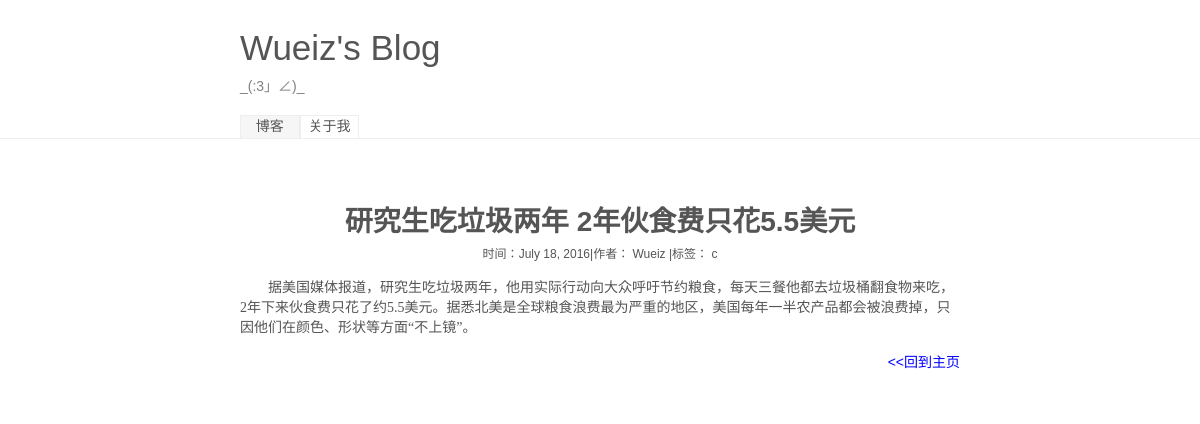
/article/7, run on the app's committed database.
### myblog/models.py (models this page shows, shortened)
class article(models.Model):
    title = models.CharField('标题',max_length=200)
    article_info = models.TextField('简介',max_length=200,null=True)
    content = models.TextField('内容',max_length=10000)
    date = models.DateField('日期')
    author = models.ManyToManyField('author')
    tag = models.ManyToManyField('tag')
    recommond = models.BooleanField('推荐',default=False)
    class Meta:
        verbose_name = '文章'
        verbose_name_plural = verbose_name
        ordering = ['-date']

class author(models.Model):
    name = models.CharField('作者名',max_length=10)
    email = models.EmailField('邮箱')
    class Meta:
        verbose_name = '作者'
        verbose_name_plural = verbose_name

class tag(models.Model):
    name = models.CharField('标签名',max_length=10)
    class Meta:
        verbose_name = '标签'
        verbose_name_plural = verbose_name

### myblog/views.py (the view)
# urls.py: url(r'^article/(?P<art_id>\d+)',get_article,name='article'),
def get_article(requests,art_id):
    art = article.objects.get(id=art_id)
    return render(requests,'show.html',{
        'art_title':art.title,'art_date':art.date,'art_author':art.author.all(),'art_tag':art.tag.all(),'art_content':art.content,
        })

### myblog/templates/show.html (shortened to what this page needs)
<html>
<head>
</head>
{% load staticfiles %}
<link rel="stylesheet" type="text/css" href="{% static "css/show_style.css" %}">
<link rel="stylesheet" type="text/css" href="{% static "css/reset.css" %}">
<body>
	<header class='blog_header'>
		<div class='top_fixed'>
			<p class="blog_name">Wueiz's Blog</p>
			<p class="blog_info">_(:3」∠)_</p>
			<a href="{% url 'index' %}" class='top_button choice' title='我的博客'>博客</a><a href="#" class='top_button ' title='关于我'>关于我</a>
		</div>
	</header>
	<main class='blog_main'>
		<div class="show_place">
			<p class="show_title">{{ art_title }}</p>
			<p class="show_detail">时间：{{ art_date }}|作者：{% for auth in art_author %} {{ auth.name }} {% endfor %}|标签：{% for tag in art_tag %} <a href='/tag/{{ tag.id }}'>{{ tag.name }}</a>{% endfor %}</p>
			<p class="show_content">{{ art_content|safe }}</p>
			<a href="{% url 'index' %}" class="back">&lt&lt回到主页</a>
		</div>
	</main>
</body>
</html>

### myblog/static/css/show_style.css (style rules this page uses)
html,body { width: 100%; height: 100%; }
.blog_header { height: 138px; width: 100%; border-bottom: 1px solid #eee; }
.top_fixed { width: 80%; margin-left:20%; height: 110px; padding-top: 28px; }
.blog_name { font-size: 2.5em; font-weight: blod; margin-bottom: 7px; }
.blog_info { color:gray; margin-bottom: 20px; }
.top_button { display: inline-block; height: 20%; line-height: 1.5; width: 6%; text-align: center; margin: 0; border:1px solid #eee; text-decoration: none; }
.choice { background-color: #F6F6F6; }
.blog_main { width: 100%; height: 80%; }
.show_place { width: 60%; background-color: white; padding: 5% 20% 5% 20%; }
.show_title { font-size: 28px; font-weight: 800; text-align: center; }
.show_detail { font-size: 12px; text-align: center; margin-top: 5px; }
.show_content { margin-top: 15px; text-indent: 2em; font-family: "Droid Serif",Georgia,"Times New Roman",STHeiti,serif; }
.back { display: block; color:blue; float: right; margin-top: 15px; }

### data on the page
article: title "研究生吃垃圾两年 2年伙食费只花5.5美元", date "July 18, 2016", content "据美国媒体报道，研究生吃垃圾两年，他用实际行动向大众呼吁节约粮食，每天三餐他都去垃圾桶翻食物来吃，2年下来伙食费只花了约5.5美元。据悉北美是全球粮食浪费最为严重的地区，美国每年一半农产品都会被浪费掉，只因他们在颜色、形状等方面“不上镜”。"
author: name "Wueiz"
tag: name "c"
